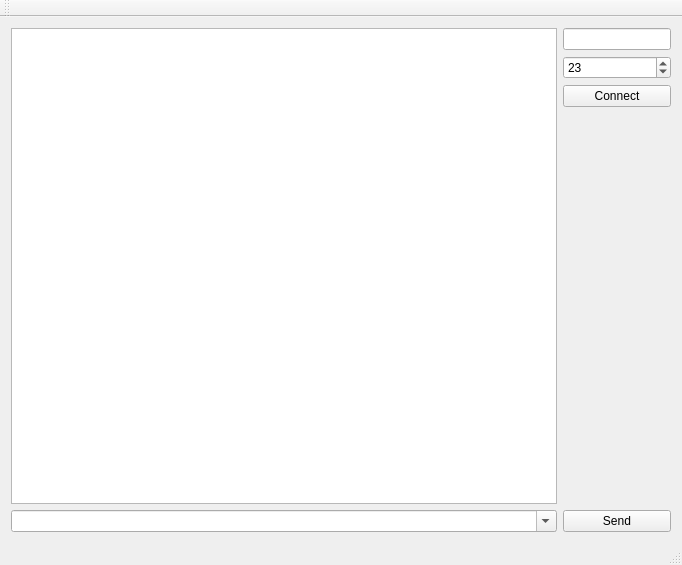
<?xml version="1.0" encoding="UTF-8"?>
<ui version="4.0">
 <class>QTelnetTester</class>
 <widget class="QMainWindow" name="QTelnetTester">
  <property name="geometry">
   <rect>
    <x>0</x>
    <y>0</y>
    <width>682</width>
    <height>565</height>
   </rect>
  </property>
  <property name="windowTitle">
   <string>QTelnetTester</string>
  </property>
  <widget class="QWidget" name="centralWidget">
   <layout class="QGridLayout" name="gridLayout">
    <item row="0" column="0" rowspan="4">
     <widget class="QPlainTextEdit" name="teOutput">
      <property name="readOnly">
       <bool>true</bool>
      </property>
     </widget>
    </item>
    <item row="0" column="1">
     <widget class="QLineEdit" name="leAddr">
      <property name="sizePolicy">
       <sizepolicy hsizetype="Minimum" vsizetype="Fixed">
        <horstretch>0</horstretch>
        <verstretch>0</verstretch>
       </sizepolicy>
      </property>
     </widget>
    </item>
    <item row="1" column="1">
     <widget class="QSpinBox" name="sbPort">
      <property name="minimum">
       <number>1</number>
      </property>
      <property name="maximum">
       <number>65535</number>
      </property>
      <property name="value">
       <number>23</number>
      </property>
     </widget>
    </item>
    <item row="2" column="1">
     <widget class="QPushButton" name="btConnect">
      <property name="text">
       <string>Connect</string>
      </property>
     </widget>
    </item>
    <item row="3" column="1">
     <spacer name="verticalSpacer">
      <property name="orientation">
       <enum>Qt::Vertical</enum>
      </property>
      <property name="sizeHint" stdset="0">
       <size>
        <width>20</width>
        <height>347</height>
       </size>
      </property>
     </spacer>
    </item>
    <item row="4" column="0">
     <widget class="QComboBox" name="cbCmd">
      <property name="editable">
       <bool>true</bool>
      </property>
     </widget>
    </item>
    <item row="4" column="1">
     <widget class="QPushButton" name="pbSend">
      <property name="sizePolicy">
       <sizepolicy hsizetype="Minimum" vsizetype="Fixed">
        <horstretch>0</horstretch>
        <verstretch>0</verstretch>
       </sizepolicy>
      </property>
      <property name="text">
       <string>Send</string>
      </property>
     </widget>
    </item>
   </layout>
  </widget>
  <widget class="QMenuBar" name="menuBar">
   <property name="geometry">
    <rect>
     <x>0</x>
     <y>0</y>
     <width>682</width>
     <height>26</height>
    </rect>
   </property>
  </widget>
  <widget class="QToolBar" name="mainToolBar">
   <attribute name="toolBarArea">
    <enum>TopToolBarArea</enum>
   </attribute>
   <attribute name="toolBarBreak">
    <bool>false</bool>
   </attribute>
  </widget>
  <widget class="QStatusBar" name="statusBar"/>
 </widget>
 <layoutdefault spacing="6" margin="11"/>
 <resources/>
 <connections/>
</ui>
